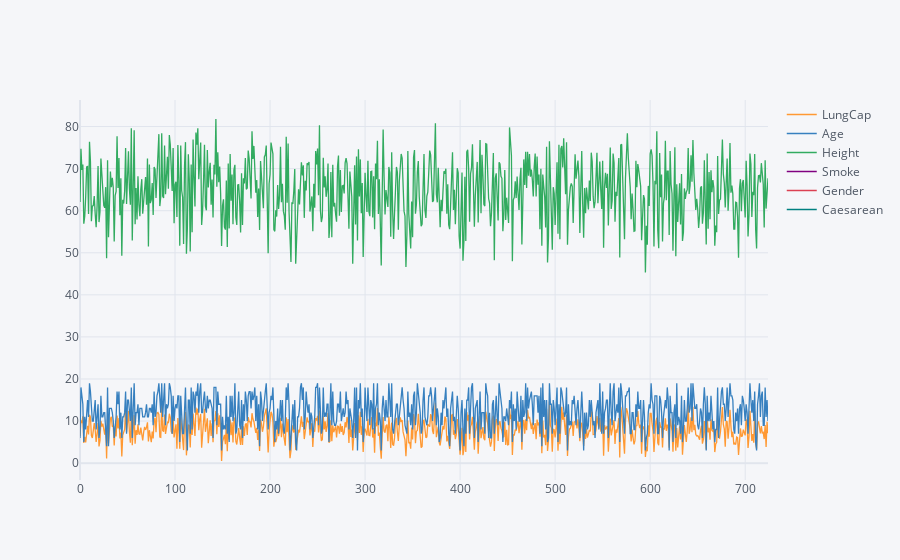

The cell this chart's notebook holds for it:
### Code cell
lcn.iplot()

### Figure 1 — Plotly figure (JSON) as saved in the notebook; plotly's stock layout.template omitted (floating-point values rounded to 4 significant figures; data arrays with more than 128 entries replaced by an {"elided": "..."} marker saying what was removed)
{"data": [{"line": {"color": "rgba(255, 153, 51, 1.0)", "dash": "solid", "shape": "linear", "width": 1.3}, "mode": "lines", "name": "LungCap", "text": "", "type": "scatter", "x": {"elided": "725 int values"}, "y": {"elided": "725 float values"}}, {"line": {"color": "rgba(55, 128, 191, 1.0)", "dash": "solid", "shape": "linear", "width": 1.3}, "mode": "lines", "name": "Age", "text": "", "type": "scatter", "x": {"elided": "725 int values"}, "y": {"elided": "725 int values"}}, {"line": {"color": "rgba(50, 171, 96, 1.0)", "dash": "solid", "shape": "linear", "width": 1.3}, "mode": "lines", "name": "Height", "text": "", "type": "scatter", "x": {"elided": "725 int values"}, "y": {"elided": "725 float values"}}, {"line": {"color": "rgba(128, 0, 128, 1.0)", "dash": "solid", "shape": "linear", "width": 1.3}, "mode": "lines", "name": "Smoke", "text": "", "type": "scatter", "x": {"elided": "725 int values"}, "y": {"elided": "725 str values"}}, {"line": {"color": "rgba(219, 64, 82, 1.0)", "dash": "solid", "shape": "linear", "width": 1.3}, "mode": "lines", "name": "Gender", "text": "", "type": "scatter", "x": {"elided": "725 int values"}, "y": {"elided": "725 str values"}}, {"line": {"color": "rgba(0, 128, 128, 1.0)", "dash": "solid", "shape": "linear", "width": 1.3}, "mode": "lines", "name": "Caesarean", "text": "", "type": "scatter", "x": {"elided": "725 int values"}, "y": {"elided": "725 str values"}}], "layout": {"legend": {"bgcolor": "#F5F6F9", "font": {"color": "#4D5663"}}, "paper_bgcolor": "#F5F6F9", "plot_bgcolor": "#F5F6F9", "title": {"font": {"color": "#4D5663"}}, "xaxis": {"gridcolor": "#E1E5ED", "showgrid": true, "tickfont": {"color": "#4D5663"}, "title": {"font": {"color": "#4D5663"}, "text": ""}, "zerolinecolor": "#E1E5ED"}, "yaxis": {"gridcolor": "#E1E5ED", "showgrid": true, "tickfont": {"color": "#4D5663"}, "title": {"font": {"color": "#4D5663"}, "text": ""}, "zerolinecolor": "#E1E5ED"}}}
